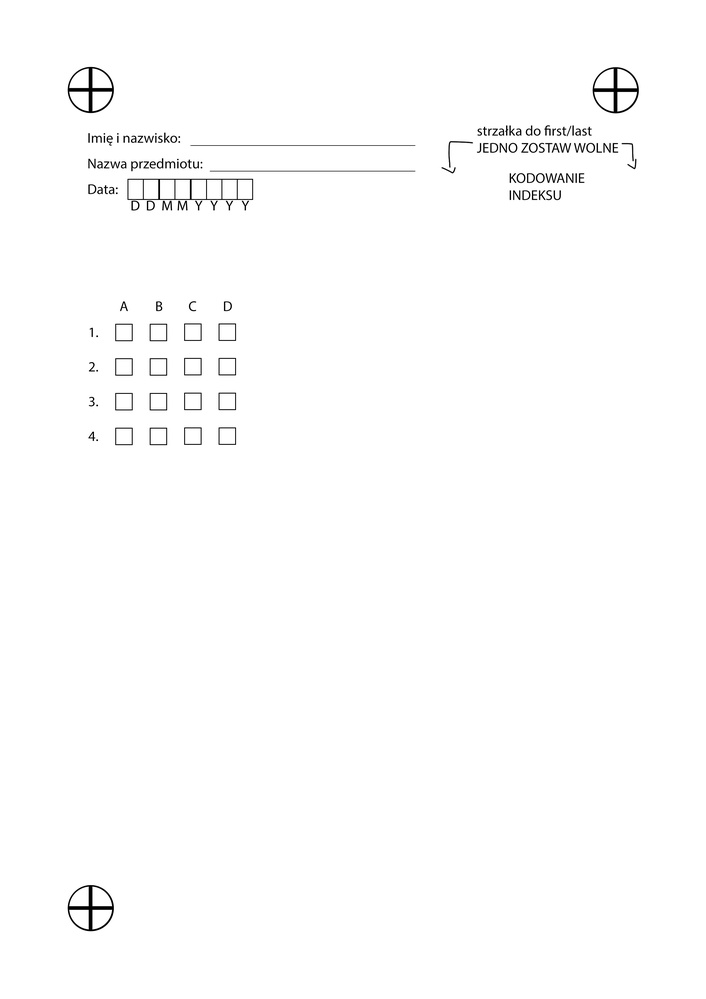
#> input picture ExamplesAndTests/Template.jpg, 706 x 999 px, shrunk from 2480 x 3508 before the run
$ python OrientationCorrection.py
#> lines starting #> are read from the running program, lines starting #| are printed output that depends on the picture
import cv2
import numpy as np

template_path = 'Template.jpg'
example_use_path = 'ExampleAnswersCircled2.jpg'
aligned_img_path = 'Aligned_ExampleUse.jpg'

# Load the images
template_img = cv2.imread(template_path, 0)  # Load in grayscale
#> template_img is the input picture: shape (999, 706); min 0, max 255, mean 252.9
example_img = cv2.imread(example_use_path, 0)  # Load in grayscale
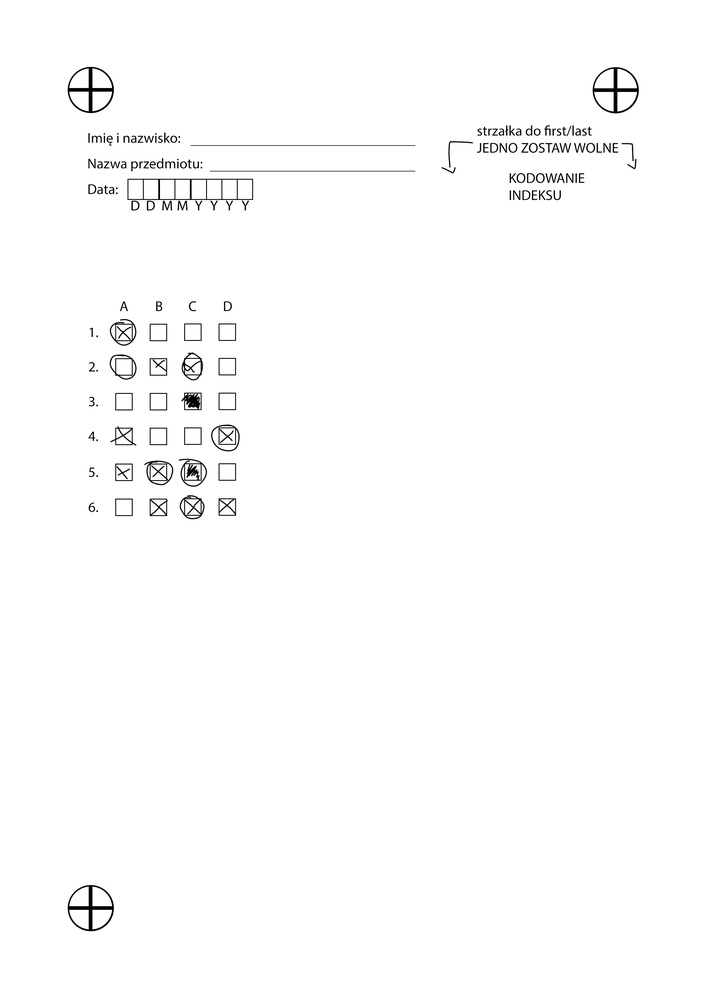
#> input picture ExamplesAndTests/ExampleAnswersCircled2.jpg, 706 x 999 px, shrunk from 2480 x 3508 before the run
#> example_img is the input picture: shape (999, 706); min 0, max 255, mean 252.2

# Initialize ORB detector
orb = cv2.ORB_create()

# Find the keypoints and descriptors with ORB
keypoints1, descriptors1 = orb.detectAndCompute(template_img, None)
#> keypoints1 = 500 keypoints; strongest (x, y, size): (71, 86, 31), (596, 93, 31), (93, 927, 31), (612, 109, 31)
keypoints2, descriptors2 = orb.detectAndCompute(example_img, None)
#> keypoints2 = 500 keypoints; strongest (x, y, size): (71, 86, 31), (596, 93, 31), (93, 927, 31), (187, 367, 31)

# Create BFMatcher object
bf = cv2.BFMatcher(cv2.NORM_HAMMING, crossCheck=True)

# Match descriptors
matches = bf.match(descriptors1, descriptors2)
#> matches = 374 matches

# Sort them in the order of their distance
matches = sorted(matches, key=lambda x: x.distance)

# Draw first 10 matches (for visual inspection, if needed)
matched_img = cv2.drawMatches(template_img, keypoints1, example_img, keypoints2, matches[:10], None, flags=2)
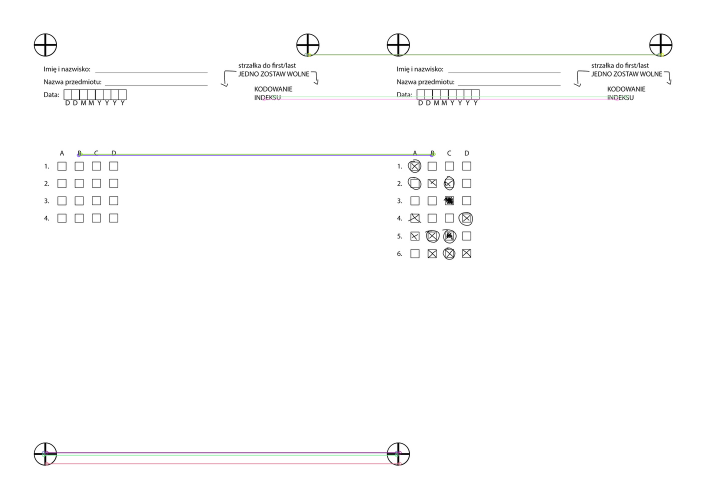
#> matched_img: shape (999, 1412, 3) (shown at 1/2 size); mean of channels 0, 1, 2 252, 252, 252; drawn as B, G, R

# Extract location of good matches
points1 = np.zeros((len(matches), 2), dtype=np.float32)
#> points1 = 374 pairs, first value 0 to 0, second value 0 to 0
points2 = np.zeros((len(matches), 2), dtype=np.float32)
#> points2 = 374 pairs, first value 0 to 0, second value 0 to 0

for i, match in enumerate(matches):
    points1[i, :] = keypoints1[match.queryIdx].pt
    points2[i, :] = keypoints2[match.trainIdx].pt
#> after the loop, points1 = 374 pairs, first value 69.12 to 634.5, second value 68.43 to 927.9; points2 has the same summary as points1

# Find homography
h, mask = cv2.findHomography(points2, points1, cv2.RANSAC)
#> h = [[1, -4.04e-16, 1.11e-12], [-2.3e-15, 1, 5.24e-13], [-1.79e-17, -3.54e-18, 1]]; mask = 374 values, max 1 at index 0, min 0 at index 366, mean 0.979

# Use homography
height, width = template_img.shape
#> height = 999; width = 706
aligned_img = cv2.warpPerspective(example_img, h, (width, height))

# Save the transformed image
cv2.imwrite(aligned_img_path, aligned_img)

aligned_img_path
